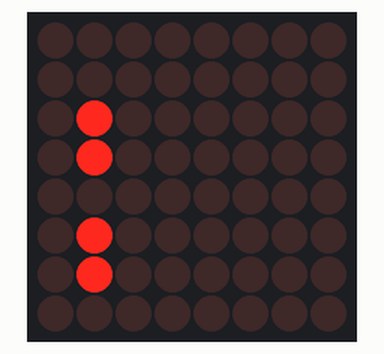
A sketch run on a simulated Arduino Uno, built with avr-gcc and run on an emulated ATmega328P. On the bench: 8×8 LED matrix.

Above: at 0.25 s.
At 0.65 s:
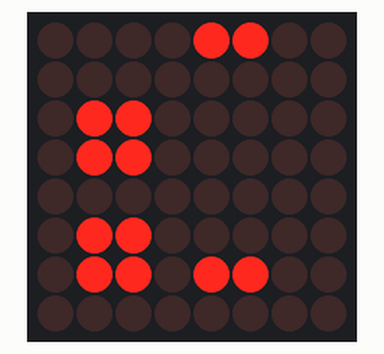
At 1.1 s:
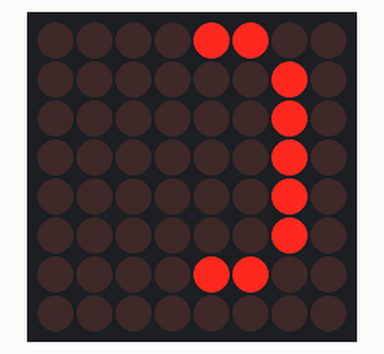

Measured:
- by itself, everything shown: repeats every 1.4 s, in 10 steps

The sketch:

matrix_scroll_fun_demo.ino
```cpp
// Task 9: scroll
// Ishaan Takrani
// Arun Chauhan

/*
  There is no defined answer to this task,
  and each individual's code may differ.
  This code serves as an example.
*/

#include <MD_Parola.h>
#include <MD_MAX72xx.h>

MD_Parola my_matrix = MD_Parola(MD_MAX72XX::GENERIC_HW, 12, 11, 10, 1);

const char* text = ":)";

void setup() {
  my_matrix.begin();
  my_matrix.setIntensity(5);
  my_matrix.displayClear();
  my_matrix.displayScroll(text, PA_CENTER, PA_WIPE, 100);
}

void loop() {

  if(my_matrix.displayAnimate()){
    my_matrix.displayReset();
  }

}
```
